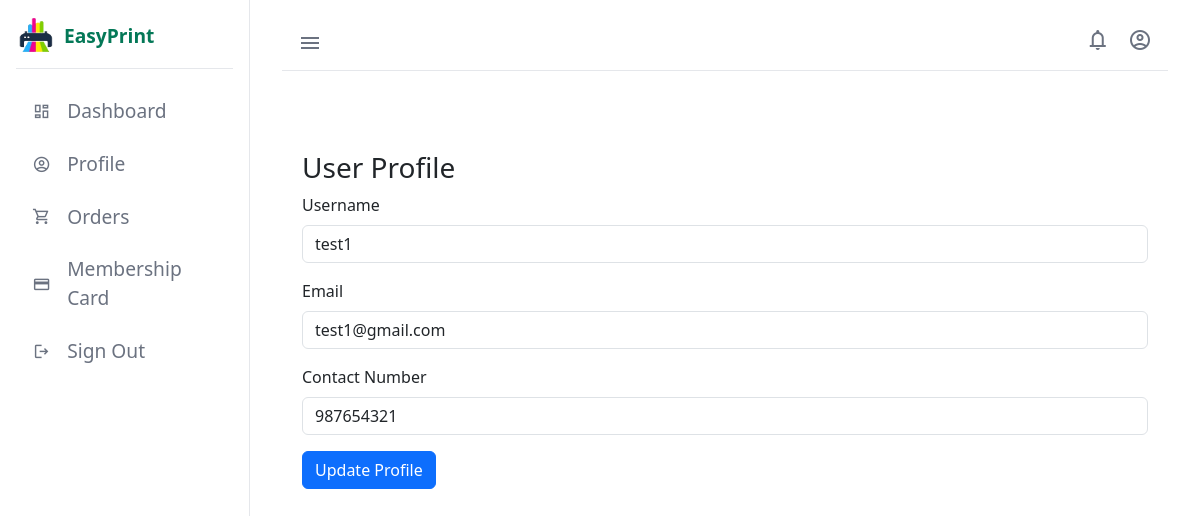
Page /code/userProfile.php (signed in) on the committed database.
### tables this page shows
CREATE TABLE `user` (
  `userID` int(11) NOT NULL,
  `password` varchar(32) NOT NULL,
  `username` varchar(100) NOT NULL,
  `email` varchar(100) NOT NULL,
  `contactNum` varchar(20) NOT NULL,
  `studentID` varchar(10) NOT NULL,
  `role` varchar(100) NOT NULL
);

### code/userProfile.php (the view, shortened to what this page needs)
<?php
@include '../link/db_connect.php';
$userID = $_SESSION['userID'];
$query = "SELECT * FROM user WHERE userID = ?";
$stmt = mysqli_prepare($conn, $query);
mysqli_stmt_bind_param($stmt, 'i', $userID);
mysqli_stmt_execute($stmt);
$result = mysqli_stmt_get_result($stmt);
$user = mysqli_fetch_assoc($result);
?>
<!DOCTYPE html>
<html lang="en">
<head>
    <link rel="stylesheet" type="text/css" href="../link/style.css">
    <link rel="stylesheet" type="text/css" href="dashboardStaff.css">
    <link href="https://cdn.jsdelivr.net/npm/bootstrap@5.3.3/dist/css/bootstrap.min.css" rel="stylesheet">
    <link rel="stylesheet" href="https://cdn.datatables.net/1.13.4/css/dataTables.bootstrap5.min.css" />
</head>
<body>
    <?php include '../link/sidebarStudent.php'; ?>
    <?php include '../link/headerStudent.php'; ?>
    <div class="main_content">
        <h3>User Profile</h3>
        <form action="" method="POST">
            <div class="mb-3">
                <label for="username" class="form-label">Username</label>
                <input type="text" class="form-control" id="username" name="username" value="<?php echo htmlspecialchars($user['username']); ?>" required>
            </div>
            <div class="mb-3">
                <label for="email" class="form-label">Email</label>
                <input type="email" class="form-control" id="email" name="email" value="<?php echo htmlspecialchars($user['email']); ?>" required>
            </div>
            <div class="mb-3">
                <label for="contactNum" class="form-label">Contact Number</label>
                <input type="text" class="form-control" id="contactNum" name="contactNum" value="<?php echo htmlspecialchars($user['contactNum']); ?>" required>
            </div>
            <button type="submit" class="btn btn-primary">Update Profile</button>
        </form>
    </div>
</body>
</html>

### link/style.css (style rules this page uses)
* { margin: 0; padding: 0; box-sizing: border-box; }
:root { --font-family: 'Poppins', sans-serif; --body-color: #f9fafb; --sidebar-color: #ffffff; --primary-color: #047857; --primary-color-dark: #065f46; --primary-color-light: #d1fae5; --text-color: #111827; --text-muted: #6b7280; --border-color: #e5e7eb; }
body { font-family: var(--font-family); background-color: var(--body-color); height: 100vh; overflow: hidden; display: flex; }

### code/dashboardStaff.css (style rules this page uses)
.main .main_content { margin-top: 60px; margin-bottom: 60px; height: calc(100vh - 120px); overflow-y: auto; padding: 20px; }

### rows in the picture
user: username "test1", email "test1@gmail.com", contactNum "987654321"
